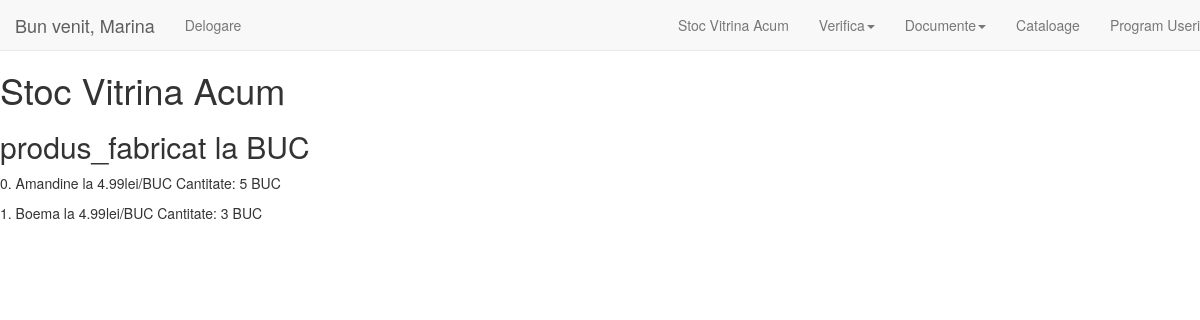
The page /pages/ceo/?VizualizareStocVitrina (signed in) on the database its author committed.
### tables this page shows
CREATE TABLE `listadeinventariere_nr4_20171115_selgros_iasi` (
  `catalog_denumire` text,
  `catalog_item_id` int(11) DEFAULT NULL,
  `individual_item_id` int(11) DEFAULT NULL,
  `cantitate` decimal(10,3) DEFAULT NULL,
  `id` int(11) NOT NULL
);

### pages/CEO/index.php (called while the page is built, shortened)
<?php
  include_once 'main.html.php';
  include_once 'controllers/vizualizareceo.php';
?>

### php/functions/ceo/document/get.func.php (called while the page is built, shortened)
<?php
  function getDenumireInventarInitialDataLocatie($data, $locatie) {
    include $_SERVER['DOCUMENT_ROOT'] . '/php/standards/db.inc.php';
    try {
        $sql = 'SELECT denumire FROM istoric
        WHERE document_id = 1 AND DATA = :data AND locatie = :locatie ORDER BY id DESC LIMIT 1';
        $s = $pdo->prepare($sql);
        $s->bindValue(':locatie', $locatie);
        $s->bindValue(':data', $data);
        $s->execute();
    }
    catch(PDOException $e) {
        $error = 'la obtinerea denumirii inventarului initial dupa data si locatie';
        include $_SERVER['DOCUMENT_ROOT'] . '/php/sections/error.html.php';
        exit();
    }
    $row = $s->fetch();
    return $row[0];
  }
  function getDenumiriTabeleDocumentByDataCirGesLoc($data, $circuit, $gestiune, $locatie) {
    include $_SERVER['DOCUMENT_ROOT'] . '/php/standards/db.inc.php';
    try {
        $sql = 'SELECT denumire FROM istoric
        INNER JOIN document ON istoric.document_id = document.id
        WHERE data = :data AND locatie = :locatie AND document.gestiune = :gestiune AND document.circuit = :circuit';
        $s = $pdo->prepare($sql);
        $s->bindValue(':data', $data);
        $s->bindValue(':locatie', $locatie);
        $s->bindValue(':gestiune', $gestiune);
        $s->bindValue(':circuit', $circuit);
        $s->execute();
    }
    catch(PDOException $e) {
        $error = 'la obtinerea denumirii tabelelor tip document astazi by circuit gestiune locatie' . $e;
        include $_SERVER['DOCUMENT_ROOT'] . '/php/sections/error.html.php';
        exit();
    }
    $documente_denumiri = array();
    foreach ($s as $row) {
      $documente_denumiri[] = $row[0];
    }
    return $documente_denumiri;
  }
?>

### php/functions/ceo/produs/get.func.php (called while the page is built, shortened)
<?php
    function getStocVitrinaByDataLocatie($data, $locatie) {
      $inventar_initial_denumire =  getDenumireInventarInitialDataLocatie($data, $locatie);
      $items = getItemsFromDocumentAndCorectie($inventar_initial_denumire);
      $tabele_intrari_denumiri = getDenumiriTabeleDocumentByDataCirGesLoc($data, 'intrare', 'vitrina', 'Selgros_Iasi');
      if ($tabele_intrari_denumiri) {
        foreach ($tabele_intrari_denumiri as $tabel_intrare_denumire) {
          $items_tabel = getItemsFromDocumentAndCorectie($tabel_intrare_denumire);
          $items = getListaProduseFromTwoLists($items, $items_tabel, 'adunare');
        }
      }
      $tabele_iesiri_denumiri = getDenumiriTabeleDocumentByDataCirGesLoc($data, 'intrare', 'vitrina', 'Selgros_Iasi');
      if ($tabele_iesiri_denumiri) {
        foreach ($tabele_iesiri_denumiri as $tabel_iesire_denumire) {
          $items_tabel = getItemsFromDocumentAndCorectie($tabel_iesire_denumire);
          $items = getListaProduseFromTwoLists($items, $items_tabel, 'scadere');
        }
      }
      return $items;
    }
    function getStocVitrinaByCatalogByDataLocatie($catalog_denumire, $data, $locatie) {
      $items = getStocVitrinaByDataLocatie($data, $locatie);
      $items_new = array();
      foreach ($items as $key => $item) {
        if ($item['catalog_denumire'] == $catalog_denumire) {
          $items_new[] = $item;
        }
      }
      return $items_new;
    }
    function getStocVitrinaByCatalogJoinCatalogByDataLocatie($catalog_denumire, $data, $locatie) {
      $items = getStocVitrinaByCatalogByDataLocatie($catalog_denumire, $data, $locatie);
      $items = getItemsJoinCatalogForItemList($items);
      return $items;
    }
?>

### php/functions/document/common/get.func.php (called while the page is built, shortened)
<?php
  function getDocumentIdByIstoricId($istoricid) {
    include $_SERVER['DOCUMENT_ROOT'] . '/php/standards/db.inc.php';
    try {
        $sql = 'SELECT document_id FROM istoric
        WHERE id = :id';
        $s = $pdo->prepare($sql);
        $s->bindValue(':id', $istoricid);
        $s->execute();
    }
    catch(PDOException $e) {
        $error = 'la obtinerea id din istoric al documentului dupa document id';
        include $_SERVER['DOCUMENT_ROOT'] . '/php/sections/error.html.php';
        exit();
    }
    $row = $s->fetch();
    return $row[0];
  }
  function getColoaneDocument($documentid) {
    include $_SERVER['DOCUMENT_ROOT'] . '/php/standards/db.inc.php';
    try {
      $sql = 'SELECT * FROM document_coloane WHERE document_id = :documentid';
      $s = $pdo->prepare($sql);
      $s->bindValue(':documentid', $documentid);
      $s->execute();
    }
    catch(PDOException $e) {
        $error = 'la obtinerea coloanelor documentului cu id-ul ' . $documentid;
        include $_SERVER['DOCUMENT_ROOT'] . '/php/sections/error.html.php';
        exit();
    }
    $row = $s->fetch();
    $coloane = array();
    foreach ($row as $key=>$col) {
      if (!(is_int($key)) AND ($key != 'document_id') AND ($col)) {
        $coloane[$key] = $col;
      }
    }
    return $coloane;
  }
  function getIstoricIdByDenumireDocument($document_denumire) {
    include $_SERVER['DOCUMENT_ROOT'] . '/php/standards/db.inc.php';
    try {
        $sql = 'SELECT id FROM istoric
        WHERE denumire = :document_denumire';
        $s = $pdo->prepare($sql);
        $s->bindValue(':document_denumire', $document_denumire);
        $s->execute();
    }
    catch(PDOException $e) {
        $error = 'la obtinerea id-ului din istoric dupa denumirea documentului';
        include $_SERVER['DOCUMENT_ROOT'] . '/php/sections/error.html.php';
        exit();
    }
    $row = $s->fetch();
    return $row[0];
  }
?>

### php/functions/produs/forms/common/get.func.php (called while the page is built, shortened)
<?php
  function getItemsFromDocumentProduse($document_denumire) {
    include $_SERVER['DOCUMENT_ROOT'] . '/php/standards/db.inc.php';
    try {
      $coloane_document = getColoaneDocument(getDocumentIdByIstoricId(getIstoricIdByDenumireDocument($document_denumire)));
      if (isset($coloane_document['individual_item_id'])){
        $sql = 'SELECT catalog_denumire, catalog_item_id, id as document_item_id, cantitate, individual_item_id FROM ' . $document_denumire;
      }
      else {
        $sql = 'SELECT catalog_denumire, catalog_item_id, id as document_item_id, cantitate FROM ' . $document_denumire;
      }
      $s = $pdo->query($sql);
    }
    catch(PDOException $e) {
      $error = 'la obtinerea items-urilor din documentul ' . $document_denumire;
      include $_SERVER['DOCUMENT_ROOT'] . '/php/sections/error.html.php';
      exit();
    }
    $rows = $s->fetchAll();
    return $rows;
  }
  function getItemsFromDocumentAndCorectie($document_denumire) {
    $produse_document = getItemsFromDocumentProduse($document_denumire);
    if (!(documentHasCorectieByIstoricId(getIstoricIdByDenumireDocument($document_denumire)))) {
      return $produse_document;
    }
    return $produse_document;
  }
?>

### php/functions/document/common/has.func.php (called while the page is built, shortened)
<?php
  function documentHasCorectieByIstoricId($istoricid) {
    include $_SERVER['DOCUMENT_ROOT'] . '/php/standards/db.inc.php';
    try {
        $sql = 'SELECT COUNT(*) FROM istoric
        WHERE istoric_id_document_atasat = :id AND document_id = 11';
        $s = $pdo->prepare($sql);
        $s->bindValue(':id', $istoricid);
        $s->execute();
    }
    catch(PDOException $e) {
        $error = 'la obtinerea denumirii documentului dupa id din istoric' .$e;
        include $_SERVER['DOCUMENT_ROOT'] . '/php/sections/error.html.php';
        exit();
    }
    $row = $s->fetch();
    return FALSE;
  }
?>

### php/forms/vizualizareceo.html.php (the view, shortened to what this page needs)
<!DOCTYPE html>
<html lang="en">
  <head>
  </head>
  <body>
    <?php
      if ($vizualizare == 'stoc') {
        echo '<h1>Stoc Vitrina Acum</h1>';
        $items['produs_fabricat'] =  getStocVitrinaByCatalogJoinCatalogByDataLocatie('produs_fabricat', date("Y-m-d"), 'Selgros_Iasi');
        $items['ambalaj'] =  getStocVitrinaByCatalogJoinCatalogByDataLocatie('ambalaj', date("Y-m-d"), 'Selgros_Iasi');
        $items =  splitItemsForFormNoZeroQ($items);
        $start = 0;
        foreach ($items as $catalog_denumire => $item_group) {
          if (isset($item_group['comuna'])) {
            foreach (array('BUC', 'KG') as $um) {
              if (isset($item_group['comuna'][$um])) {
                echo '<h2>' . $catalog_denumire . ' la ' . $um . '</h2>';
                foreach ($item_group['comuna'][$um] as $produs) {
                  echo '<p>' . $start . '. ' . $produs['denumire'] . ' la ' . $produs['pret'] . 'lei/' . $produs['um'] . ' Cantitate: ' . $produs['cantitate'] . ' ' . $produs['um'] .  '</p>';
                  $start++;
                }
              }
            }
          }
        }
      }
    ?>
  </body>
</html>

### rows shown on the page
listadeinventariere_nr4_20171115_selgros_iasi: denumire "Boema", pret "4.99", um "BUC", cantitate "3"

### other values the page prints
$_SESSION[ 'user'] "Marina"
$catalog_denumire "produs_fabricat"
$um "BUC"
$produs['denumire'] "Amandine"
$produs['pret'] "4.99"
$produs['um'] "BUC"
$produs['cantitate'] "5"
